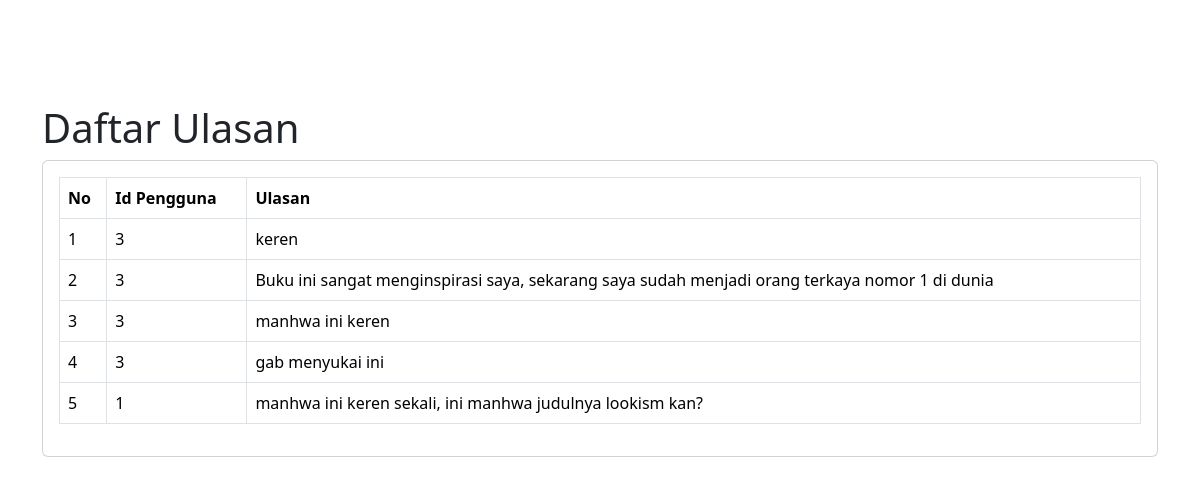
The page /perpustakaan/total_ulasan.php (signed in) on the database its author committed.
### tables this page shows
CREATE TABLE `ulasan` (
  `id_ulasan` int(11) NOT NULL,
  `id_user` int(11) DEFAULT NULL,
  `id_buku` int(11) DEFAULT NULL,
  `ulasan` text DEFAULT NULL,
  `rating` int(11) DEFAULT NULL
);

### perpustakaan/total_ulasan.php (the view, shortened to what this page needs)
<?php
include "koneksi.php";
?>
<!DOCTYPE html>
<html lang="en">
<head>
    <link rel="stylesheet" href="https://cdn.jsdelivr.net/npm/bootstrap@5.3.3/dist/css/bootstrap.min.css">
</head>
<body>
    <nav class="navbar navbar-expand-lg navbar-dark">
        <div class="container">
            <a class="navbar-brand" href="#">Dashboard</a>
            <div class="collapse navbar-collapse">
                <ul class="navbar-nav ms-auto mb-2 mb-lg-0">
                    <li class="nav-item">
                        <a class="nav-link" href="logout.php">Logout</a>
                    </li>
                    <li class="nav-item">
                        <a class="nav-link" href="admin.php">Kembali</a>
                    </li>
                </ul>
            </div>
        </div>
    </nav>
    <div class="container mt-5">
        <h1>Daftar Ulasan</h1>
        <div class="card">
            <div class="card-body">
                <div class="row">
                    <div class="col-md-12">
                        <table class="table table-bordered">
                            <thead>
                                <tr>
                                    <th>No</th>
                                    <th>Id Pengguna</th>
                                    <th>Ulasan</th>
                                </tr>
                            </thead>
                            <tbody>
                                <?php
                                $query = mysqli_query($koneksi, "SELECT * FROM ulasan");
                                $i = 1;
                                while ($data = mysqli_fetch_array($query)) {
                                    ?>
                                    <tr>
                                        <td><?php echo $i++; ?></td>
                                        <td><?php echo $data['id_user']; ?></td>
                                        <td><?php echo $data['ulasan']; ?></td>
                                    </tr>
                                    <?php
                                }
                                ?>
                            </tbody>
                        </table>
                    </div>
                </div>
            </div>
        </div>
    </div>
</body>
</html>

### rows shown on the page
ulasan: id_user "3", ulasan "keren"
ulasan: id_user "3", ulasan "Buku ini sangat menginspirasi saya, sekarang saya sudah menjadi orang terkaya nomor 1 di dunia"
ulasan: id_user "3", ulasan "manhwa ini keren"
ulasan: id_user "3", ulasan "gab menyukai ini"
ulasan: id_user "1", ulasan "manhwa ini keren sekali, ini manhwa judulnya lookism kan?"
